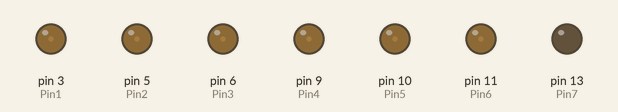
Simulated run of this sketch. Board: Arduino Uno, built with avr-gcc and run on an emulated ATmega328P. Shown: output pins drawn as LEDs (lit = HIGH).

Above: at 0.05 s.
At 0.55 s:
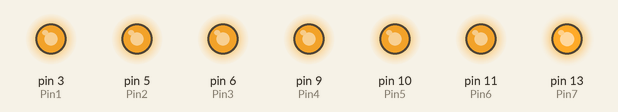
At 0.85 s:
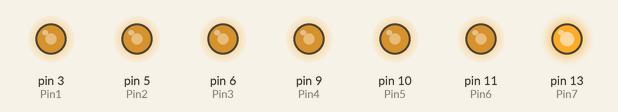
At 1.05 s:
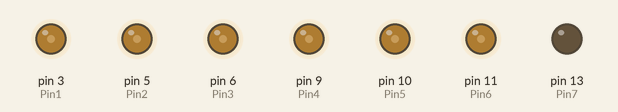
Timing chart, 0 to 3.0 s (numbered marks = the images above):
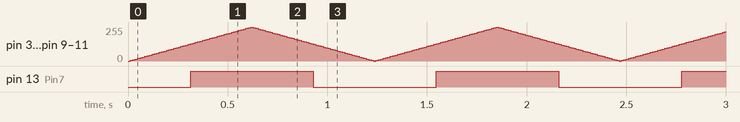

The sketch:

sketch_feb20a.ino
```cpp
const int Pin1 = 3;
const int Pin2 = 5;
const int Pin3 = 6;
const int Pin4 = 9;
const int Pin5 = 10;
const int Pin6 = 11;
const int Pin7 = 13;

int bright = 0;
float fadeAmount = 5;

const int short_delay = 12;
const int delaying = 100;

// the setup function runs once when you press reset or power the board
void setup() {
  // initialize digital pin LED_BUILTIN as an output.
  pinMode(Pin1, OUTPUT);
  pinMode(Pin2, OUTPUT);
  pinMode(Pin3, OUTPUT);
  pinMode(Pin4, OUTPUT);
  pinMode(Pin5, OUTPUT);
  pinMode(Pin6, OUTPUT);
  pinMode(Pin7, OUTPUT);
}

// the loop function runs over and over again forever
void loop() {
  analogWrite(Pin1, bright);
  analogWrite(Pin2, bright);
  analogWrite(Pin3, bright);
  analogWrite(Pin4, bright);
  analogWrite(Pin5, bright);
  analogWrite(Pin6, bright);
  analogWrite(Pin7, bright);
  // change the brightness for next time through the loop:
  bright = bright + fadeAmount;

  // reverse the direction of the fading at the ends of the fade:
  if (bright <= 0 || bright >= 255) {
    fadeAmount = -fadeAmount;
  }
  delay(short_delay);
}
```

Measured:
- by itself, pin 13 (Pin7): alternates HIGH for 0.62 s and LOW for 0.62 s
